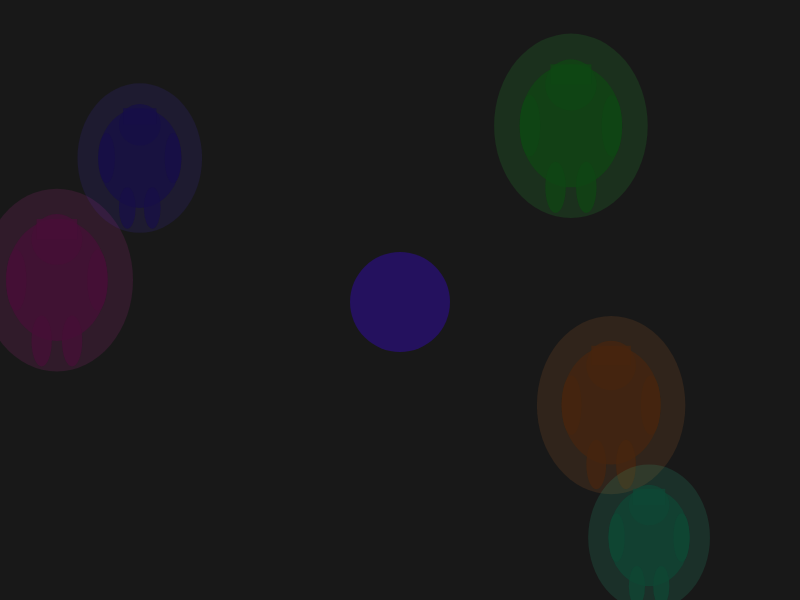
Frame 1 (no input)
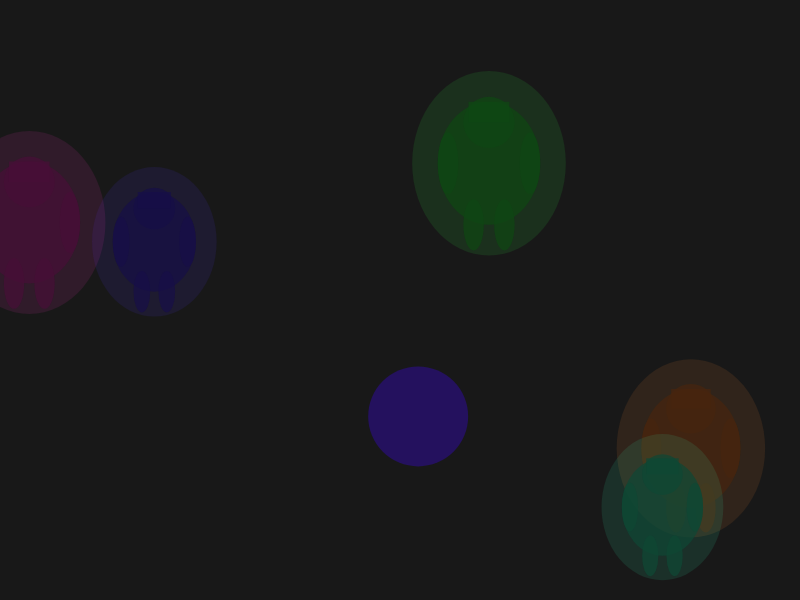
Frame 60 (no input)
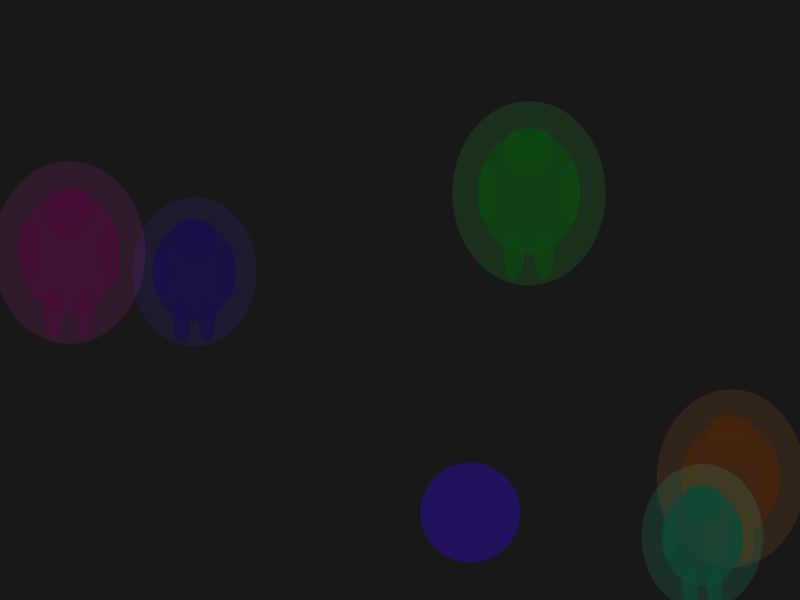
Frame 120 (the mouse pressed at the canvas centre since frame 60)

The p5.js sketch that drew these frames (run headless with seeded random() and noise() and a simulated clock; from frame 60 on, the mouse is pressed at the canvas centre):

// p5.js sketch
// ── sketch.js
let shadows = [];
let lightSource;

function setup() {
  createCanvas(800, 600);
  colorMode(HSB, 360, 100, 100, 1);
  noStroke();
  
  // Initialize multiple shadow puppets
  for (let i = 0; i < 5; i++) {
    shadows.push({
      x: random(width),
      y: random(height),
      size: random(50, 120),
      hue: random(360),
      speed: random(0.5, 2),
      angle: random(TWO_PI),
      sway: random(0.02, 0.05)
    });
  }
  
  lightSource = { x: width / 2, y: height / 2 };
}

function draw() {
  // Dark background
  background(0, 0, 10);
  
  // Simulate ambient lighting
  fill(0, 0, 5, 0.1);
  rect(0, 0, width, height);
  
  // Move light source slightly for dynamic effect
  lightSource.x += sin(frameCount * 0.005) * 2;
  lightSource.y += cos(frameCount * 0.007) * 2;
  
  // Draw each shadow puppet
  for (let i = 0; i < shadows.length; i++) {
    let s = shadows[i];
    
    // Update position based on mouse interaction or natural motion
    if (mouseIsPressed) {
      s.x += (mouseX - pmouseX) * 0.1;
      s.y += (mouseY - pmouseY) * 0.1;
    } else {
      s.angle += s.sway;
      s.x += cos(s.angle) * s.speed;
      s.y += sin(s.angle) * s.speed;
    }
    
    // Keep puppets on screen
    if (s.x < -50 || s.x > width + 50 || s.y < -50 || s.y > height + 50) {
      s.x = random(width);
      s.y = random(height);
    }
    
    // Create shadow effect
    fill(s.hue, 80, 20, 0.7);
    noStroke();
    
    // Draw puppet silhouette with some stylized features
    push();
    translate(s.x, s.y);
    scale(s.size / 100);
    
    // Main body
    ellipse(0, 0, 100, 120);
    
    // Head and neck
    ellipse(0, -40, 50, 50);
    rect(-20, -60, 40, 20);
    
    // Arms
    ellipse(-40, 0, 20, 60);
    ellipse(40, 0, 20, 60);
    
    // Legs
    ellipse(-15, 60, 20, 50);
    ellipse(15, 60, 20, 50);
    
    pop();
    
    // Add subtle glow around puppet
    fill(s.hue, 80, 100, 0.1);
    ellipse(s.x, s.y, s.size * 1.5, s.size * 1.8);
  }
  
  // Draw light source effect
  fill(255, 255, 100, 0.3);
  noStroke();
  ellipse(lightSource.x, lightSource.y, 100, 100);
}

function mouseDragged() {
  // Allow dragging to influence all shadows
  for (let s of shadows) {
    let d = dist(s.x, s.y, mouseX, mouseY);
    if (d < 150) {
      let force = map(d, 0, 150, 2, 0);
      s.x += (s.x - mouseX) * force * 0.05;
      s.y += (s.y - mouseY) * force * 0.05;
    }
  }
}
